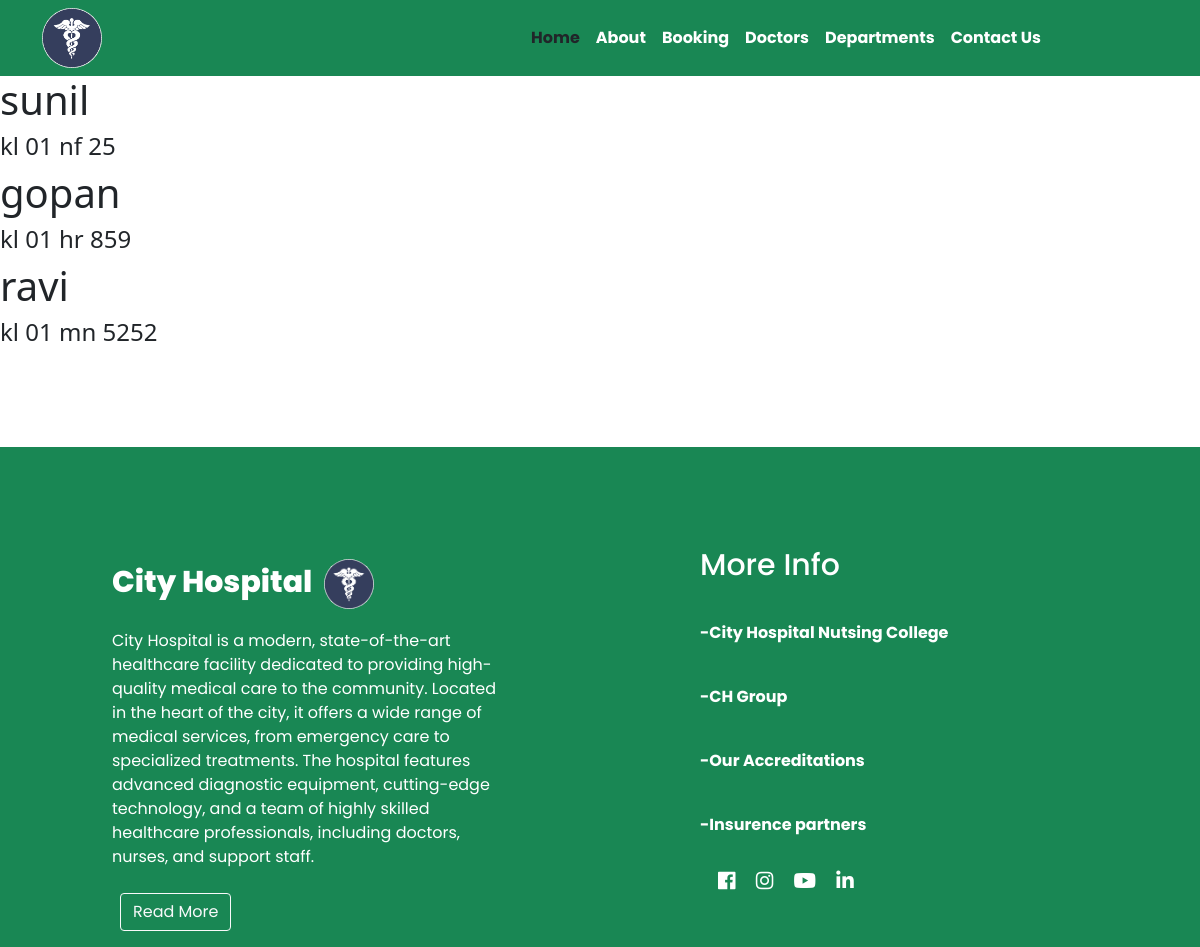
The app's page /medical with its own data.
### myapp/models.py (models this page shows, shortened)
class medical(models.Model):
    driver_name=models.CharField(max_length=100)
    description=models.TextField()

### myapp/views.py (the view)
# urls.py: path('medical',views.medicals,name='medical')
def medicals(request):
    y={
        'med': medical.objects.all()
    }
    return render(request,"medical.html",y)

### template/medical.html (shortened to what this page needs)
{% extends 'index.html' %}
{% load static %}
{% block content %}
{% for m in med  %}
<h1> {{m.driver_name}} </h1>
<h4> {{m.description}} </h4>
{% endfor %}
{% endblock content %}

### records on screen
medical: driver_name "sunil", description "kl 01 nf 25"
medical: driver_name "gopan", description "kl 01 hr 859"
medical: driver_name "ravi", description "kl 01 mn 5252"
